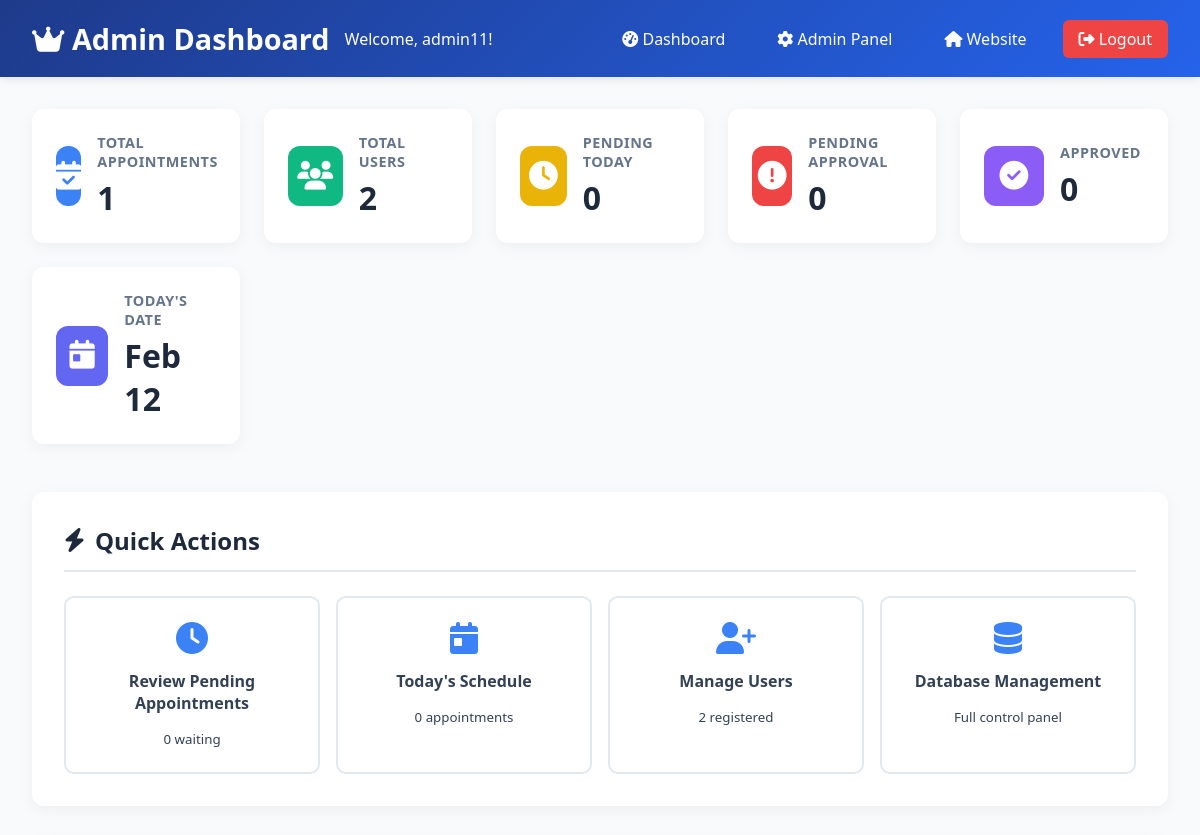
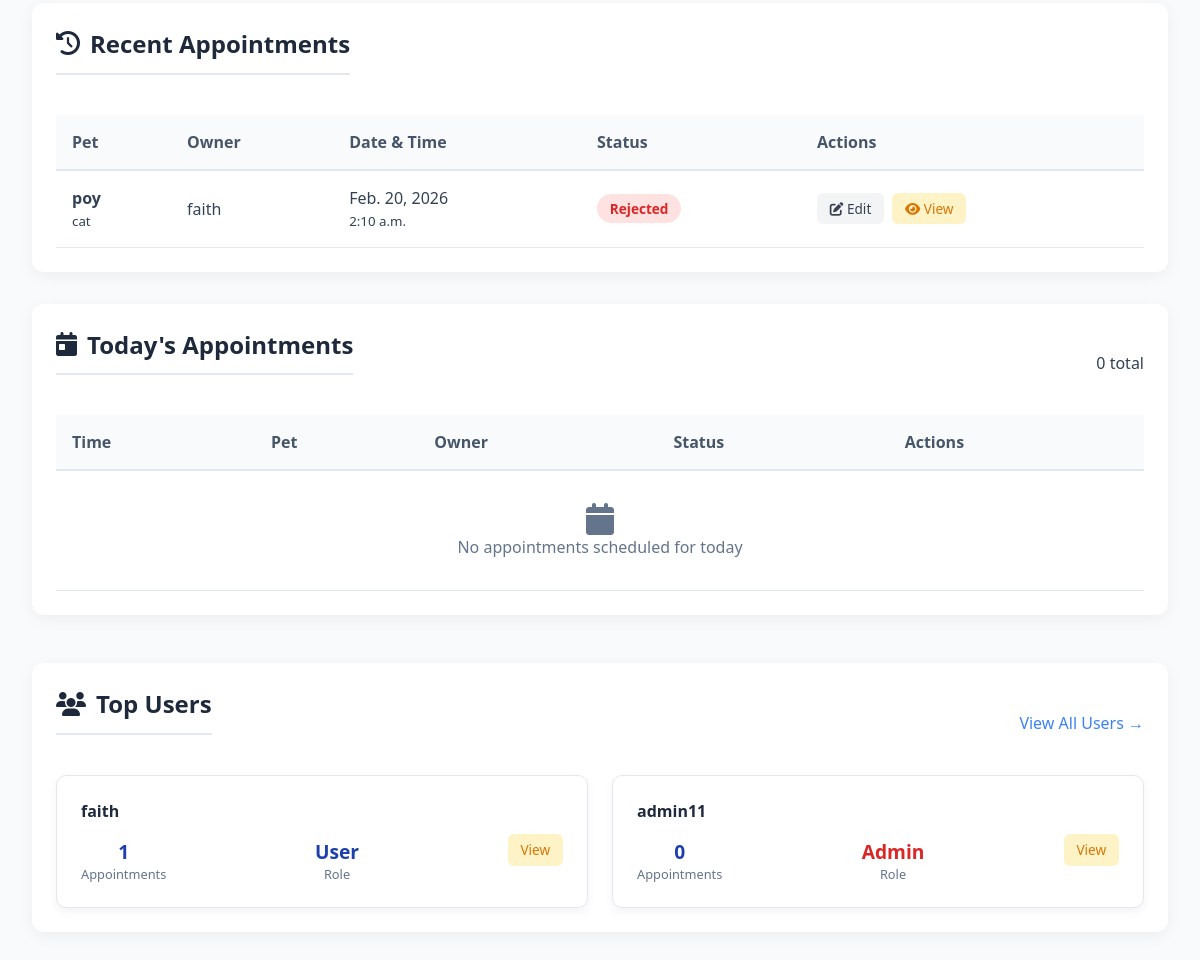
Page /panel/dashboard/ (signed in) on the committed database (2 pictures, top to bottom).
### appointments/models.py (models this page shows, shortened)
class Appointment(models.Model):
    STATUS_CHOICES = [
        ('pending', 'Pending'),
        ('approved', 'Approved'),
        ('rejected', 'Rejected'),
        ('completed', 'Completed'),
        ('cancelled', 'Cancelled'),
    ]
    user = models.ForeignKey(User, on_delete=models.CASCADE)
    pet_name = models.CharField(max_length=100)
    species = models.CharField(max_length=100)
    appointment_date = models.DateField()
    appointment_time = models.TimeField()
    reason = models.TextField()
    status = models.CharField(max_length=20, choices=STATUS_CHOICES, default='pending')
    created_at = models.DateTimeField(auto_now_add=True)
    updated_at = models.DateTimeField(auto_now=True)
    notes = models.TextField(blank=True, null=True)  # For admin notes
    class Meta:
        ordering = ['-appointment_date', '-appointment_time']

### appointments/views.py (the view)
# urls.py: path('panel/dashboard/', views.admin_dashboard, name='admin_dashboard'),
@login_required
def admin_dashboard(request):
    if not request.user.is_superuser:
        messages.error(request, "Access denied. Admin privileges required.")
        return redirect('dashboard')
    all_appointments = Appointment.objects.all().order_by('-appointment_date', '-appointment_time')
    all_users = User.objects.all()
    today = date.today()
    total_appointments = all_appointments.count()
    total_users = all_users.count()
    appointments_today = all_appointments.filter(appointment_date=today).count()
    pending_appointments = all_appointments.filter(status='pending').count()
    approved_appointments = all_appointments.filter(status='approved').count()
    rejected_appointments = all_appointments.filter(status='rejected').count()
    completed_appointments = all_appointments.filter(status='completed').count()
    recent_appointments = all_appointments[:10]
    today_appointments = all_appointments.filter(appointment_date=today)
    top_users = User.objects.annotate(
        appointment_count=Count('appointment')
    ).order_by('-appointment_count')[:5]
    context = {
        'all_appointments': all_appointments,
        'recent_appointments': recent_appointments,
        'today_appointments': today_appointments,
        'all_users': all_users,
        'top_users': top_users,
        'total_appointments': total_appointments,
        'total_users': total_users,
        'appointments_today': appointments_today,
        'pending_appointments': pending_appointments,
        'approved_appointments': approved_appointments,
        'rejected_appointments': rejected_appointments,
        'completed_appointments': completed_appointments,
        'today': today,
    }
    return render(request, "appointments/admin_dashboard.html", context)

### appointments/templates/appointments/admin_dashboard.html (shortened to what this page needs)
<!DOCTYPE html>
<html lang="en">
<head>
    <link rel="stylesheet" href="https://cdnjs.cloudflare.com/ajax/libs/font-awesome/6.4.0/css/all.min.css">
</head>
<body>
    <header class="admin-header">
        <div class="admin-title">
            <h1><i class="fas fa-crown"></i> Admin Dashboard</h1>
            <span>Welcome, {{ user.username }}!</span>
        </div>
        <nav class="admin-nav">
            <a href="{% url 'admin_dashboard' %}"><i class="fas fa-tachometer-alt"></i> Dashboard</a>
            <a href="/admin/" target="_blank"><i class="fas fa-cog"></i> Admin Panel</a>
            <a href="{% url 'home' %}"><i class="fas fa-home"></i> Website</a>
            <a href="{% url 'logout' %}" class="btn-logout">
                <i class="fas fa-sign-out-alt"></i> Logout
            </a>
        </nav>
    </header>
    <main class="dashboard-container">
        <div class="stats-grid">
            <div class="stat-card">
                <div class="stat-icon icon-blue">
                    <i class="fas fa-calendar-check"></i>
                </div>
                <div class="stat-content">
                    <h3>Total Appointments</h3>
                    <div class="stat-number">{{ total_appointments }}</div>
                </div>
            </div>
            <div class="stat-card">
                <div class="stat-icon icon-green">
                    <i class="fas fa-users"></i>
                </div>
                <div class="stat-content">
                    <h3>Total Users</h3>
                    <div class="stat-number">{{ total_users }}</div>
                </div>
            </div>
            <div class="stat-card">
                <div class="stat-icon icon-yellow">
                    <i class="fas fa-clock"></i>
                </div>
                <div class="stat-content">
                    <h3>Pending Today</h3>
                    <div class="stat-number">{{ appointments_today }}</div>
                </div>
            </div>
            <div class="stat-card">
                <div class="stat-icon icon-red">
                    <i class="fas fa-exclamation-circle"></i>
                </div>
                <div class="stat-content">
                    <h3>Pending Approval</h3>
                    <div class="stat-number">{{ pending_appointments }}</div>
                </div>
            </div>
            <div class="stat-card">
                <div class="stat-icon icon-purple">
                    <i class="fas fa-check-circle"></i>
                </div>
                <div class="stat-content">
                    <h3>Approved</h3>
                    <div class="stat-number">{{ approved_appointments }}</div>
                </div>
            </div>
            <div class="stat-card">
                <div class="stat-icon icon-indigo">
                    <i class="fas fa-calendar-day"></i>
                </div>
                <div class="stat-content">
                    <h3>Today's Date</h3>
                    <div class="stat-number">{{ today|date:"M d" }}</div>
                </div>
            </div>
        </div>
        <section class="quick-actions">
            <h2 class="section-title"><i class="fas fa-bolt"></i> Quick Actions</h2>
            <div class="action-buttons">
                <a href="#pending" class="action-btn">
                    <i class="fas fa-clock"></i>
                    <span>Review Pending Appointments</span>
                    <small>{{ pending_appointments }} waiting</small>
                </a>
                <a href="#today" class="action-btn">
                    <i class="fas fa-calendar-day"></i>
                    <span>Today's Schedule</span>
                    <small>{{ appointments_today }} appointments</small>
                </a>
                <a href="/admin/auth/user/" target="_blank" class="action-btn">
                    <i class="fas fa-user-plus"></i>
                    <span>Manage Users</span>
                    <small>{{ total_users }} registered</small>
                </a>
                <a href="/admin/appointments/appointment/" target="_blank" class="action-btn">
                    <i class="fas fa-database"></i>
                    <span>Database Management</span>
                    <small>Full control panel</small>
                </a>
            </div>
        </section>
        <div class="tables-grid">
            <div class="table-card">
                <div class="table-header">
                    <h2 class="section-title"><i class="fas fa-history"></i> Recent Appointments</h2>
                </div>
                <div class="table-container">
                    <table class="admin-table">
                        <thead>
                            <tr>
                                <th>Pet</th>
                                <th>Owner</th>
                                <th>Date & Time</th>
                                <th>Status</th>
                                <th>Actions</th>
                            </tr>
                        </thead>
                        <tbody>
                            {% for appointment in recent_appointments %}
                            <tr>
                                <td>
                                    <strong>{{ appointment.pet_name }}</strong><br>
                                    <small>{{ appointment.species }}</small>
                                </td>
                                <td>{{ appointment.user.username }}</td>
                                <td>
                                    {{ appointment.appointment_date }}<br>
                                    <small>{{ appointment.appointment_time }}</small>
                                </td>
                                <td>
                                    <span class="status-badge status-{{ appointment.status }}">
                                        {{ appointment.get_status_display }}
                                    </span>
                                </td>
                                <td>
                                    <div class="action-buttons-small">
<a href="{% url 'admin_edit_appointment' appointment.id %}"
   class="action-btn-small btn-edit">
    <i class="fas fa-edit"></i> Edit
</a>
<a href="{% url 'admin_view_user' appointment.user.id %}"
   class="action-btn-small btn-view">
    <i class="fas fa-eye"></i> View
</a>
                                    </div>
                                </td>
                            </tr>
                            {% endfor %}
                        </tbody>
                    </table>
                </div>
            </div>
            <div class="table-card">
                <div class="table-header">
                    <h2 class="section-title"><i class="fas fa-calendar-day"></i> Today's Appointments</h2>
                    <span class="badge">{{ today_appointments.count }} total</span>
                </div>
                <div class="table-container">
                    <table class="admin-table">
                        <thead>
                            <tr>
                                <th>Time</th>
                                <th>Pet</th>
                                <th>Owner</th>
                                <th>Status</th>
                                <th>Actions</th>
                            </tr>
                        </thead>
                        <tbody>
                            {% for appointment in today_appointments %}
                            <tr>
                                <td><strong>{{ appointment.appointment_time }}</strong></td>
                                <td>{{ appointment.pet_name }}</td>
                                <td>{{ appointment.user.username }}</td>
                                <td>
                                    <span class="status-badge status-{{ appointment.status }}">
                                        {{ appointment.get_status_display }}
                                    </span>
                                </td>
                                <td>
                                    <div class="action-buttons-small">
                                        {% if appointment.status == 'pending' %}
                                            <a href="{% url 'admin_update_appointment' appointment.id 'approve' %}"
                                               class="action-btn-small btn-approve">Approve</a>
                                            <a href="{% url 'admin_update_appointment' appointment.id 'reject' %}"
                                               class="action-btn-small btn-reject">Reject</a>
                                        {% endif %}
                                        <a href="{% url 'admin_edit_appointment' appointment.id %}"
                                           class="action-btn-small btn-edit">Edit</a>
                                    </div>
                                </td>
                            </tr>
                            {% empty %}
                            <tr>
                                <td colspan="5" style="text-align: center; padding: 2rem; color: #64748b;">
                                    <i class="fas fa-calendar fa-2x"></i><br>
                                    No appointments scheduled for today
                                </td>
                            </tr>
                            {% endfor %}
                        </tbody>
                    </table>
                </div>
            </div>
        </div>
        <div class="table-card">
            <div class="table-header">
                <h2 class="section-title"><i class="fas fa-users"></i> Top Users</h2>
                <a href="/admin/auth/user/" target="_blank" class="view-all">View All Users →</a>
            </div>
            <div class="users-grid">
                {% for user in top_users %}
                <div class="user-card">
                    <h4>{{ user.username }}</h4>
                    <div class="user-stats">
                        <div class="user-stat">
                            <div class="number">{{ user.appointment_count }}</div>
                            <div class="label">Appointments</div>
                        </div>
                        <div class="user-stat">
                            <div class="number">
                                {% if user.is_superuser %}
                                    <span style="color: #dc2626;">Admin</span>
                                {% else %}
                                    User
                                {% endif %}
                            </div>
                            <div class="label">Role</div>
                        </div>
                        <div class="user-stat">
                            <a href="{% url 'admin_view_user' user.id %}" class="action-btn-small btn-view">
                                View
                            </a>
                        </div>
                    </div>
                </div>
                {% empty %}
                <div style="text-align: center; padding: 2rem; color: #64748b; grid-column: 1 / -1;">
                    <i class="fas fa-users fa-2x"></i><br>
                    No users found
                </div>
                {% endfor %}
            </div>
        </div>
    </main>
</body>
</html>

### rows in the picture
Appointment: pet_name "poy", species "cat", user.username "faith", appointment_date "Feb. 20, 2026", appointment_time "2:10 a.m.", status "Rejected"

### other values in the picture
{{ user.username }} "admin11"
{{ total_appointments }} "1"
{{ total_users }} "2"
{{ appointments_today }} "0"
{{ pending_appointments }} "0"
{{ approved_appointments }} "0"
{{ today_appointments.count }} "0"
{{ user.username }} "faith"
{{ user.appointment_count }} "1"
{{ user.appointment_count }} "0"
